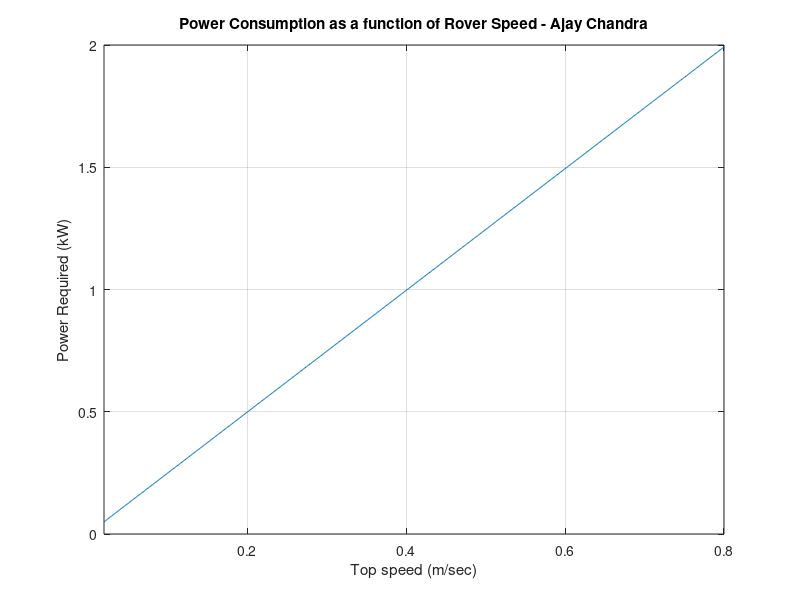
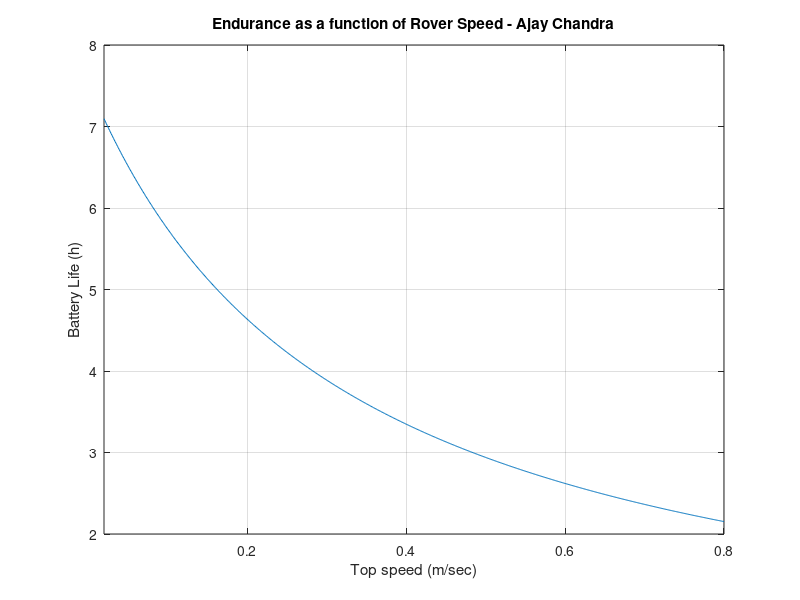
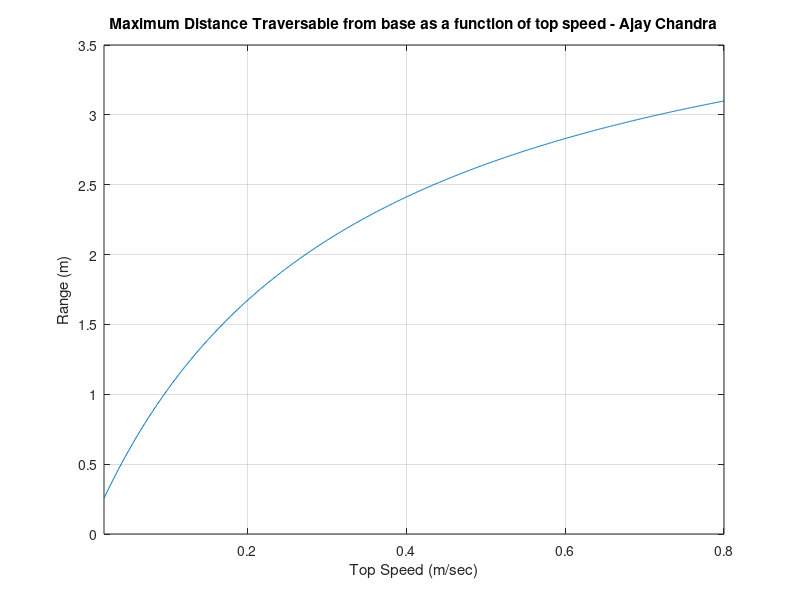

These charts were generated, in order, by the following MATLAB code:
%% define constants
m = 467.995;%551.47; %kg, total scouting rover mass
g = 1.62; %m/sec2, gravitational acceleration on lunar surface
c = 0.2; % rolling resistance of tires on lunar dust
batt_capacity = 6; %kWh, battery capacity
r_wheel = 0.29; %m, radius of wheel

spd = [0.02:0.001:0.8]; %m/sec rover speed
resistive_pwr = 4.*((m .*g .*c ./r_wheel) .* spd)./(1000.*0.84); %rover s


%% Instrument Power Consumption Value in kW
p_spectrometer = 0.75; %spectrometer
p_LiDAR = 0.0179; %LiDAR imager
p_GPR = 0.01; %Ground Penetrating Radar
p_cam = 0.0179;
% Commented out since these will not be used while the rover is at higher
% speeds. Uncomment each line as required to view impact of each equipment
%p_drill = 0.01;
%p_arm = 1;
%p_batt_cool = 0.1;

t_p = resistive_pwr + p_spectrometer + p_LiDAR...
    + p_GPR + p_cam;% + p_drill + p_arm + p_batt_cool;

endurance = batt_capacity./(resistive_pwr + p_spectrometer + p_LiDAR...
    + p_GPR + p_cam);% + p_drill + p_arm + p_batt_cool); % hours, endurance
R = (endurance) .* (spd.*0.001.*3600) .*0.5; %km, range

figure(1);
plot(spd,resistive_pwr);
xlabel('Top speed (m/sec)')
ylabel('Power Required (kW)');
title('Power Consumption as a function of Rover Speed - Ajay Chandra');
xlim([spd(1) spd(end)])
grid on;

figure(2);
plot(spd,endurance);
xlabel('Top speed (m/sec)')
ylabel('Battery Life (h)');
title('Endurance as a function of Rover Speed - Ajay Chandra');
grid on;
xlim([spd(1) spd(end)])
figure(3);
plot(spd,R);
xlabel('Top Speed (m/sec)');
ylabel('Range (m)');
title('Maximum Distance Traversable from base as a function of top speed - Ajay Chandra');
grid on;
xlim([spd(1) spd(end)])
